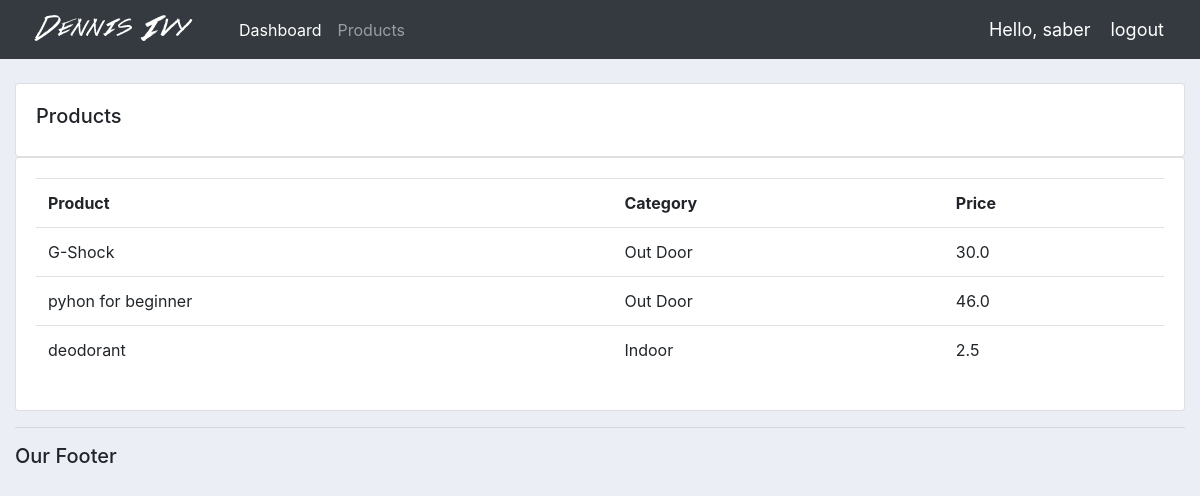
The page /products/ (signed in) on the database its author committed.
### accounts/models.py (models this page shows, shortened)
class Product(models.Model):
    CATEGORY = (
        ('Indoor', 'Indoor'),
        ('Out Door', 'Out Door'),
    )
    name = models.CharField(max_length=200, null=True)
    price = models.FloatField(null=True)
    category = models.CharField(max_length=200, null=True, choices=CATEGORY)
    description = models.CharField(max_length=200, null=True, blank=True)
    date_created = models.DateTimeField(auto_now_add=True, null=True)
    tags = models.ManyToManyField(Tag)

### accounts/views.py (the view)
# urls.py: path('products/', views.products, name='products'),
@login_required(login_url='login')
def products(request):
    products = Product.objects.all()
    return render(request, 'accounts/products.html', {'products': products})

### accounts/templates/accounts/products.html
{% extends 'accounts/main.html' %}
{% block content %}
        <br>
		<div class="row">
			<div class="col-md">
				<div class="card card-body">
					<h5>Products</h5>
				</div>
				<div class="card card-body">
					<table class="table">
						<tr>
							<th>Product</th>
							<th>Category</th>
							<th>Price</th>
						</tr>
						{% for i in products %}
						 <tr>
							<td>
								{{i.name}}
							</td>
							 <td>
								{{i.category}}
							</td>
							 <td>
								{{i.price}}
							</td>
						 </tr>
						{% endfor %}
					</table>
				</div>
			</div>
		</div>
{% endblock %}

### accounts/templates/accounts/navbar.html (shortened to what this page needs)
{% load static %}
<nav class="navbar navbar-expand-lg navbar-dark bg-dark">
  <img src="{% static 'images/logo.png' %}" alt="logo">
  <div class="collapse navbar-collapse" id="navbarNav">
    <ul class="navbar-nav">
      <li class="nav-item active">
        <a class="nav-link" href="{% url 'home' %}">Dashboard <span class="sr-only">(current)</span></a>
      </li>
      <li class="nav-item">
    <a class="nav-link" href="{% url 'products' %}">Products</a>
      </li>
    </ul>
  </div>
  <span class="hello-msg">Hello, {{request.user}} </span>
  <span><a class="hello-msg" href="{% url 'logout' %}">logout</a></span>
</nav>

### static/css/main.css (style rules this page uses)
body { background-color: #ebeff5; }

### accounts/templates/accounts/navbar.html (style rules this page uses)
.hello-msg { font-size: 18px; color: #fff; margin-right: 20px; }

### rows shown on the page
Product: name "G-Shock", category "Out Door", price "30.0"
Product: name "pyhon for beginner", category "Out Door", price "46.0"
Product: name "deodorant", category "Indoor", price "2.5"

### other values the page prints
{{ request.user }} "saber"
